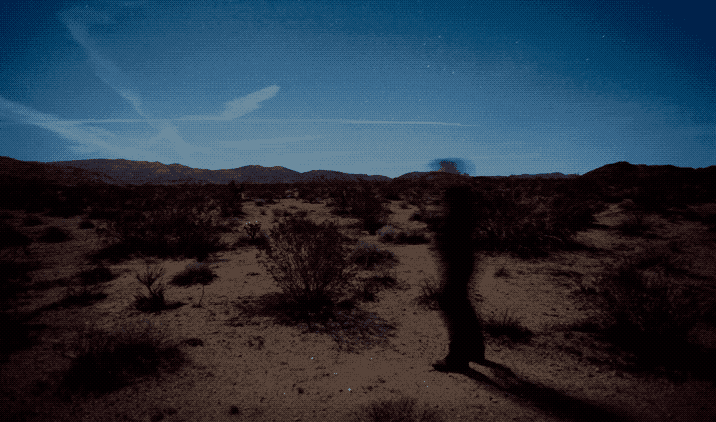
#> input picture assets/wallpaper-ghosts.png, 716 x 422 px
$ python dither.py ../photos/originals/brandenburg-gate.jpg
#> lines starting #> are read from the running program, lines starting #| are printed output that depends on the picture
#!/usr/bin/env python3
"""Dither the photos in photos/originals/ for the desktop photos folder.

For every original it writes two palette PNGs with a 4x4 ordered (Bayer)
dither, each at the exact 1x size it is shown at, so the page's zoom:2 draws
every pixel as a clean 2x2 block:

  photos/<name>.png         fits the viewer window (VIEW_W x VIEW_H)
  photos/thumbs/<name>.png  fills a folder thumbnail (THUMB_W x THUMB_H)

It does the same for the rotating wallpapers in wallpapers/originals/:

  wallpapers/<name>.png         WALL_W wide, keeping the original's shape
  wallpapers/view/<name>.png    for the Wallpapers folder's viewer, like photos
  wallpapers/thumbs/<name>.png  its folder thumbnail

The inlined desert (assets/wallpaper-ghosts.png) gets a viewer and thumbnail
copy too, as ghosts-00, so it comes first in the folder.

Only new or changed originals are redone; outputs whose original is gone are
removed. Needs Pillow (pip install -r requirements.txt).

Usage: python3 tools/dither.py [--force]
"""
import pathlib, sys
from PIL import Image, ImageOps

ROOT = pathlib.Path(__file__).resolve().parent.parent
SRC = ROOT / 'photos' / 'originals'
OUT = ROOT / 'photos'
THUMBS = OUT / 'thumbs'
EXT = {'.jpg', '.jpeg', '.png', '.gif', '.webp'}

VIEW_W, VIEW_H = 308, 230    # inside of the viewer's sunken panel
THUMB_W, THUMB_H = 56, 42    # .pthumb img in styles.css
COLOURS = 16
WALL_W = 716                 # same width as assets/wallpaper-ghosts.png; covers the screen at 2x
WALLS = ROOT / 'wallpapers'

BAYER = [[0, 8, 2, 10], [12, 4, 14, 6], [3, 11, 1, 9], [15, 7, 13, 5]]


def dither(img, colours=COLOURS):
    """Ordered-dither an RGB image to its own `colours`-colour palette."""
    pal = img.quantize(colours, method=Image.Quantize.MEDIANCUT, dither=Image.Dither.NONE).getpalette()
    pal = sorted(set(tuple(pal[i:i + 3]) for i in range(0, colours * 3, 3)), key=sum)
    # the usual gap between neighbouring palette colours sets how far the pattern nudges a pixel
    gaps = sorted(min(sum((a - b) ** 2 for a, b in zip(c, o)) ** .5 for o in pal if o != c) for c in pal)
    spread = gaps[len(gaps) // 2] if gaps else 32
    w, h = img.size
    px = img.load()
    out = Image.new('P', (w, h))
    out.putpalette([v for c in pal for v in c])
    dst = out.load()
    cache = {}
    for y in range(h):
        row = BAYER[y & 3]
        for x in range(w):
            t = (row[x & 3] / 16 - .5) * spread
            r, g, b = px[x, y]
            key = (int(r + t) >> 2, int(g + t) >> 2, int(b + t) >> 2)
            k = cache.get(key)
            if k is None:
                q = (r + t, g + t, b + t)
                k = cache[key] = min(range(len(pal)), key=lambda i: sum((q[j] - pal[i][j]) ** 2 for j in range(3)))
            dst[x, y] = k
    return out


def load(path):
    img = ImageOps.exif_transpose(Image.open(path))
    if img.mode in ('RGBA', 'LA', 'P'):
        img = img.convert('RGBA')
        bg = Image.new('RGBA', img.size, (0, 0, 0, 255))
        img = Image.alpha_composite(bg, img)
    return img.convert('RGB')


DESERT = ROOT / 'assets' / 'wallpaper-ghosts.png'


def small(src, stem, force):
    # the viewer and thumbnail copies, like a photo's
    view, thumb = WALLS / 'view' / (stem + '.png'), WALLS / 'thumbs' / (stem + '.png')
    if not force and all(p.exists() and p.stat().st_mtime >= src.stat().st_mtime for p in (view, thumb)):
        return
    img = load(src)
    v = img.copy(); v.thumbnail((VIEW_W, VIEW_H), Image.LANCZOS)
    dither(v).save(view, optimize=True)
    dither(ImageOps.fit(img, (THUMB_W, THUMB_H), Image.LANCZOS)).save(thumb, optimize=True)


def walls(force=False):
    src_dir = WALLS / 'originals'
    if not src_dir.is_dir():
        return
    for d in ('view', 'thumbs'):
        (WALLS / d).mkdir(exist_ok=True)
    stems = {'ghosts-00'}
    small(DESERT, 'ghosts-00', force)
    for src in sorted(p for p in src_dir.iterdir() if p.suffix.lower() in EXT):
        stems.add(src.stem)
        small(src, src.stem, force)
        out = WALLS / (src.stem + '.png')
        if not force and out.exists() and out.stat().st_mtime >= src.stat().st_mtime:
            continue
        img = load(src)
        img = img.resize((WALL_W, round(img.height * WALL_W / img.width)), Image.LANCZOS)
        dither(img).save(out, optimize=True)
        print('dithered wallpaper %s -> %dx%d' % (src.name, img.width, img.height))
    for folder in (WALLS, WALLS / 'view', WALLS / 'thumbs'):
        for p in folder.glob('*.png'):
            if p.stem not in stems or (folder == WALLS and p.stem == 'ghosts-00'):
                p.unlink(); print('removed %s' % p.relative_to(ROOT))


def main(force=False):
    walls(force)
#> in load, img is the input picture: PIL image 716x422 P; mean R, G, B 39.9, 51, 63.7
#> in dither, `pal = img.quantize(colours, method=Image.Quantize.MEDIANCUT, dither=Im..`: pal = 48 values, max 157 at index 2, min 0 at index 46, mean 50.83
#> in dither, `pal = sorted(set(tuple(pal[i:i + 3]) for i in range(0, colours * 3, 3)..`: pal = [(3, 0, 1), (6, 1, 2), (12, 3, 4), (19, 6, 8), (26, 11, 13), (35, 19, 20), (27, 33, 50), (55, 38, 34), (7, 60, 97), (70, 52, 45), (82, 63, 54), (20, 77, 114), (40, 89, 125), (54, 102, 137), (71, 117, 149), (98, 134, 157)]
#> in dither, `gaps = sorted(min(sum((a - b) ** 2 for a, b in zip(c, o)) ** .5 for o ..`: gaps = [3.32, 3.32, 6.63, 8.6, 9.95, 13.93, 18.6, 18.6, 22.56, 22.56, 23.28, 25.65, 25.79, 27.33, 32.63, 32.89]
#> in dither, `spread = gaps[len(gaps) // 2] if gaps else 32`: spread = 22.56
#> in dither, `out = Image.new('P', (w, h))`: out: PIL image 308x182 P; every value is 0
#> after the loop in dither, `for y in range(h):`: cache = 906 items; q = (41.72, 24.72, 19.72)
#> in small, `dither(v).save(view, optimize=True)`:
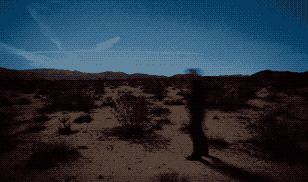
#> saved as ghosts-00.png: PIL image 308x182 P; mean R, G, B 39.7, 51, 63.5
#> in dither (call 2), `out = Image.new('P', (w, h))`: out: PIL image 56x42 P; every value is 0
#> in small, `dither(ImageOps.fit(img, (THUMB_W, THUMB_H), Image.LANCZOS)).save(thum..`:
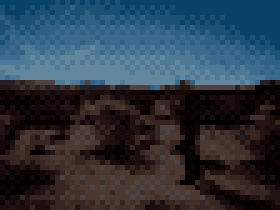
#> saved as ghosts-00.png: PIL image 56x42 P (shown 5 times larger); mean R, G, B 44.5, 56, 68.1
    if not SRC.is_dir():
        print('no photos/originals/ folder, nothing to do')
        return
    THUMBS.mkdir(parents=True, exist_ok=True)
    stems = set()
    for src in sorted(p for p in SRC.iterdir() if p.suffix.lower() in EXT):
        stems.add(src.stem)
        view, thumb = OUT / (src.stem + '.png'), THUMBS / (src.stem + '.png')
        mtime = src.stat().st_mtime
        if not force and all(p.exists() and p.stat().st_mtime >= mtime for p in (view, thumb)):
            continue
        img = load(src)
        v = img.copy(); v.thumbnail((VIEW_W, VIEW_H), Image.LANCZOS)
        dither(v).save(view, optimize=True)
        t = ImageOps.fit(img, (THUMB_W, THUMB_H), Image.LANCZOS)
        dither(t).save(thumb, optimize=True)
        print('dithered %s -> %dx%d' % (src.name, v.width, v.height))
    for folder in (OUT, THUMBS):
        for p in folder.glob('*.png'):
            if p.stem not in stems:
                p.unlink(); print('removed %s' % p.relative_to(ROOT))


if __name__ == '__main__':
#> (the run stopped early here; a loop or call above may not have finished)
